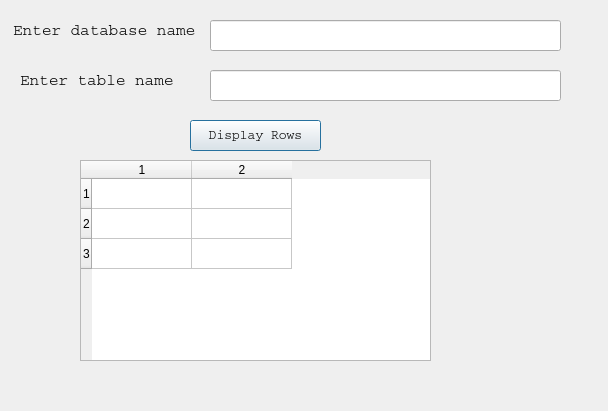
<?xml version="1.0" encoding="UTF-8"?>
<ui version="4.0">
 <class>Dialog</class>
 <widget class="QDialog" name="Dialog">
  <property name="geometry">
   <rect>
    <x>0</x>
    <y>0</y>
    <width>608</width>
    <height>411</height>
   </rect>
  </property>
  <property name="windowTitle">
   <string>Dialog</string>
  </property>
  <widget class="QLabel" name="label">
   <property name="geometry">
    <rect>
     <x>13</x>
     <y>20</y>
     <width>201</width>
     <height>21</height>
    </rect>
   </property>
   <property name="font">
    <font>
     <family>Courier</family>
     <pointsize>12</pointsize>
    </font>
   </property>
   <property name="text">
    <string>Enter database name</string>
   </property>
  </widget>
  <widget class="QLabel" name="label_2">
   <property name="geometry">
    <rect>
     <x>20</x>
     <y>70</y>
     <width>191</width>
     <height>21</height>
    </rect>
   </property>
   <property name="font">
    <font>
     <family>Courier</family>
     <pointsize>12</pointsize>
    </font>
   </property>
   <property name="text">
    <string>Enter table name</string>
   </property>
  </widget>
  <widget class="QLabel" name="labelResponse">
   <property name="geometry">
    <rect>
     <x>60</x>
     <y>360</y>
     <width>461</width>
     <height>41</height>
    </rect>
   </property>
   <property name="text">
    <string/>
   </property>
  </widget>
  <widget class="QLineEdit" name="lineEditDBName">
   <property name="geometry">
    <rect>
     <x>210</x>
     <y>20</y>
     <width>351</width>
     <height>31</height>
    </rect>
   </property>
  </widget>
  <widget class="QLineEdit" name="lineEditTableName">
   <property name="geometry">
    <rect>
     <x>210</x>
     <y>70</y>
     <width>351</width>
     <height>31</height>
    </rect>
   </property>
  </widget>
  <widget class="QPushButton" name="pushButtonDispRow">
   <property name="geometry">
    <rect>
     <x>190</x>
     <y>120</y>
     <width>131</width>
     <height>31</height>
    </rect>
   </property>
   <property name="font">
    <font>
     <family>Courier</family>
     <pointsize>10</pointsize>
    </font>
   </property>
   <property name="text">
    <string>Display Rows</string>
   </property>
  </widget>
  <widget class="QTableWidget" name="tableWidget">
   <property name="geometry">
    <rect>
     <x>80</x>
     <y>160</y>
     <width>351</width>
     <height>201</height>
    </rect>
   </property>
   <property name="rowCount">
    <number>3</number>
   </property>
   <property name="columnCount">
    <number>2</number>
   </property>
   <row/>
   <row/>
   <row/>
   <column/>
   <column/>
  </widget>
 </widget>
 <resources/>
 <connections/>
</ui>
